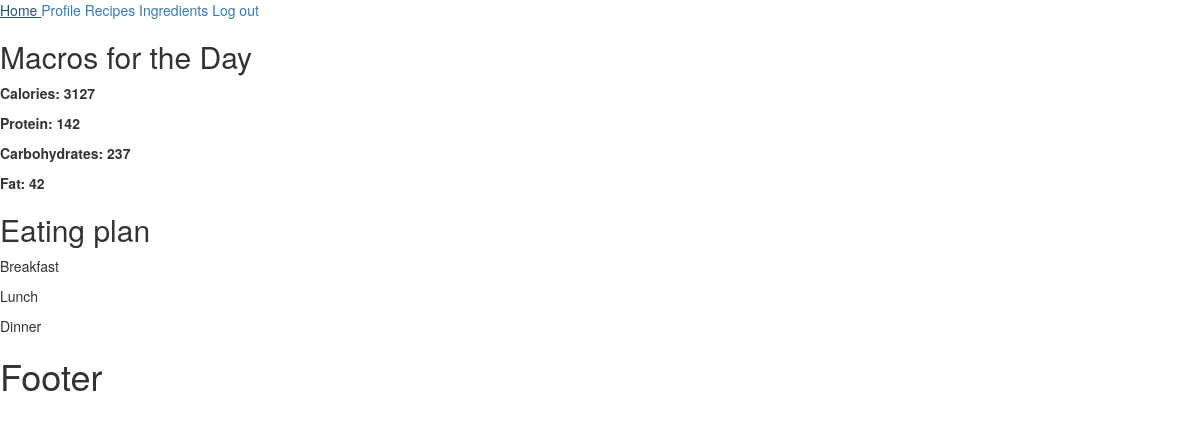
Page / (signed in) on the earlier database version.
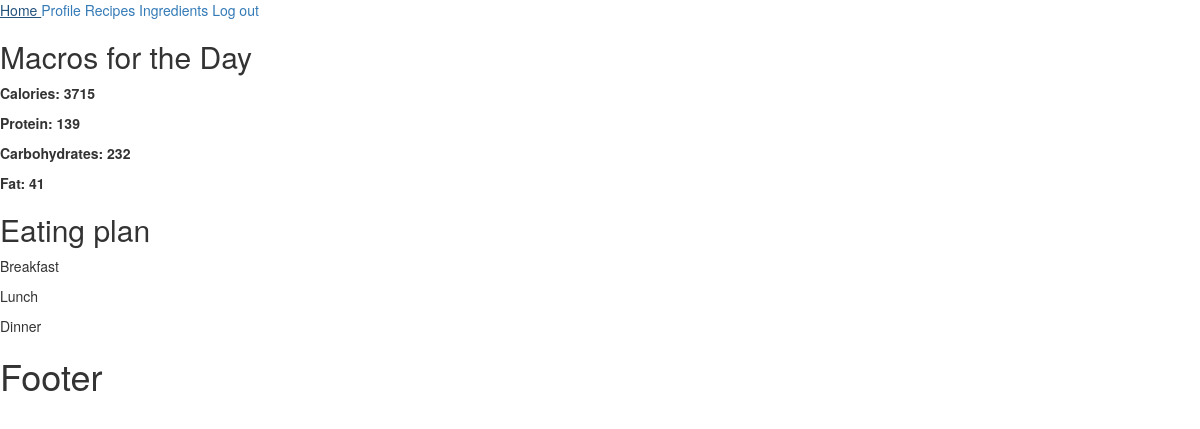
Same page on the later database version.
### accounts/models.py (models this page shows)
class Account(models.Model):
    GENDER_CHOICES = [
        ('Male', 'Male'),
        ('Female', 'Female')
    ]
    GOALS_CHOICES = [
        ('Lose Weight', 'Lose Weight'),
        ('Gain Weight', 'Gain Weight'),
        ('Maintain Weight', 'Maintain Weight')
    ]
    ACTIVITY_LEVEL_CHOICES = [
        ('Sedentary', 'Sedentary'),
        ('Lightly Active', 'Lightly Active'),
        ('Moderately Active', 'Moderately Active'),
        ('Very Active', 'Very Active'),
        ('Extra Active', 'Extra Active')
    ]
    weight = models.IntegerField()
    height = models.IntegerField()
    age = models.IntegerField(validators=[MinValueValidator(5)])
    gender = models.CharField(max_length=6, choices=GENDER_CHOICES)
    goal = models.CharField(max_length=30, choices=GOALS_CHOICES)
    activity = models.CharField(max_length=30, choices=ACTIVITY_LEVEL_CHOICES)
    calories = models.IntegerField(validators=[MinValueValidator(100)])
    protein = models.IntegerField(validators=[MinValueValidator(0)])
    carbs = models.IntegerField(validators=[MinValueValidator(0)])
    fats = models.IntegerField(validators=[MinValueValidator(0)])
    user = models.OneToOneField(User, on_delete=models.CASCADE)

### home/views.py (the view)
# urls.py: path('', index, name='home page')
def index(request):
    user = request.user
    if user.is_authenticated:
        account = check_if_user_has_completed_the_profile(user)
        if not account:
            return redirect('account creation page')
        return render(request, 'home/index.html', context={"user": request.user, 'account': account})
    return render(request, 'home/index.html', context={"user": request.user})

### accounts/views.py (called while the page is built)
def check_if_user_has_completed_the_profile(user):
    try:
        account = user.account
        return account
    except Account.DoesNotExist:
        return False

### templates/home/index.html
{% extends 'base.html' %}
{% block main_content %}
    {% if request.user.is_authenticated %}
        {% include 'home/home_with_profile.html' %}
    {% else %}
        {% include 'home/home_without_profile.html' %}
    {% endif %}
{% endblock %}

### templates/home/home_with_profile.html (shortened to what this page needs)
<h2>Macros for the Day</h2>
  <div id="macros">
    <p><strong>Calories: {{ account.calories }} </strong>  </p>
    <p><strong>Protein: {{ account.protein }}</strong>  </p>
    <p><strong>Carbohydrates: {{ account.carbs }}</strong>  </p>
    <p><strong>Fat: {{ account.fats }}</strong>  </p>
  </div>
<h2>Eating plan</h2>
<div>
    <p>Breakfast</p>
    <p>Lunch</p>
    <p>Dinner</p>
</div>

Differences in the rows shown:
changed Account: calories "3127" → "3715"; protein "142" → "139"; carbs "237" → "232"; fats "42" → "41"
